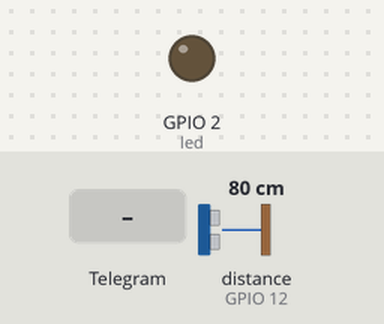
A sketch run on a simulated ESP8266 (NodeMCU). On the bench: output pins drawn as LEDs (lit = HIGH). Inputs (shaded band) come from the test bench; at power-on: distance to the obstacle (sensor on GPIO 12) 80 cm. The echo pulse lasts 58.3 µs per cm; what the sketch prints to the serial monitor is not drawn.

Above: at 6.4 s.
6.5 s: Telegram message "/lighton" received
At 7.7 s:
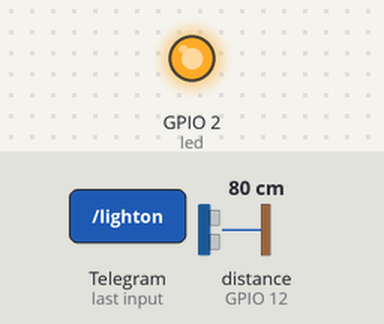
8.1 s: Telegram message "/lightoff" received
At 10.2 s:
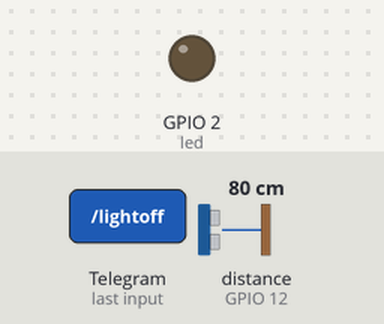
Timing chart, 0 to 11.7 s (numbered marks = the images above; inputs shaded):
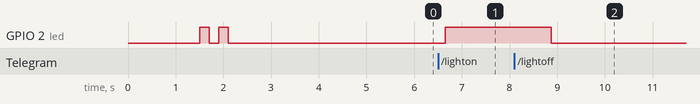

The sketch:

esp32_water_level_to_telegram.ino
```cpp
// This project will use HC-SR04 as the water level sensor to detect
// the water level. The default setting is 30cm from the land surface.
// The data will be transmit to TelegramBot by request using command /getdata
// but the alert will be send automatically.
//
// Additionally it can also turn ON and OFF the Light using /lighton and /lightoff
// Be sure to connect the ESP32 to the local WiFi signal
//
// Pin for HC-SR04 to ESP32
// Vcc  -> VIN
// Trig -> GPIO 13
// Echo -> GPIO 12
// Gnd  -> GND


#include <Arduino.h>
#include <NewPing.h>
#include <CTBot.h>


CTBot myBot;

String ssid = "mySSID";     // REPLACE mySSID WITH YOUR WIFI SSID
String pass = "myPassword"; // REPLACE myPassword YOUR WIFI PASSWORD, IF ANY
String token = "myToken";   // REPLACE myToken WITH YOUR TELEGRAM BOT TOKEN
// for group ID, find in the page and add -100 at the front group ID


uint8_t led = 2;            // the onboard ESP32 LED.

// Ultrasonic sensor pins (adjust these based on your wiring)
#define TRIGGER_PIN 13 // GPIO 13 for trigger
#define ECHO_PIN    12 // GPIO 12 for echo
#define MAX_DISTANCE 100 // Maximum distance (in centimeters) to measure

// Positioning the water level sensor
#define mintank 30          //lowest level  - 30cm tank water level from sensor
#define maxtank 0           //highest level - 0cm tank water level from sensor
#define alert_threshold 10  // Water level threshold for sending an alert

NewPing sonar(TRIGGER_PIN, ECHO_PIN, MAX_DISTANCE);

void setup() {
  // set the pin connected to the LED to act as output pin
	pinMode(led, OUTPUT);
	digitalWrite(led, LOW); // turn off the led (inverted logic!)

  Serial.begin(115200);

  Serial.println("Starting TelegramBot...");

	// connect the ESP32 to the desired access point
	myBot.wifiConnect(ssid, pass);

	// set the telegram bot token
	myBot.setTelegramToken(token);

	// check if all things are ok
	if (myBot.testConnection()) {
		Serial.println("\ntestConnection OK");
    digitalWrite(led, HIGH);
    delay(200);
    digitalWrite(led, LOW);
    delay(200);
    digitalWrite(led, HIGH);
    delay(200);
    digitalWrite(led, LOW);
  }
	else
		Serial.println("\ntestConnection NOK");

}


void loop() {
  int waterlevel = readWaterLevel();

	// a variable to store telegram message data
	TBMessage msg;

	// if there is an incoming message...
	if (CTBotMessageText == myBot.getNewMessage(msg)) {

		if (msg.text.equalsIgnoreCase("/lighton")) {              // if the received message is "LIGHT ON"...
			digitalWrite(led, HIGH);                               // turn on the LED (inverted logic!)
			myBot.sendMessage(msg.sender.id, "Light is now ON");  // notify the sender
		}
		else if (msg.text.equalsIgnoreCase("/lightoff")) {        // if the received message is "LIGHT OFF"...
			digitalWrite(led, LOW);                              // turn off the led (inverted logic!)
			myBot.sendMessage(msg.sender.id, "Light is now OFF"); // notify the sender
		}
    else if (msg.text.equalsIgnoreCase("/getdata")) {        // if the received message is "LIGHT OFF"...
			String waterlevelmessage = "Water Level: " + String(waterlevel) + " cm";
      myBot.sendMessage(msg.sender.id, waterlevelmessage);  // notify the sender
		}
		else {                                                    // otherwise...
			// generate the message for the sender
			String reply;
			reply = (String)"Welcome " + msg.sender.username + (String)". Please click Menu button below.";
			myBot.sendMessage(msg.sender.id, reply);             // and send it
		}
	}
  	// wait 1000 milliseconds
	delay(1000);


  Serial.print("Water level: ");
  Serial.print(waterlevel);
  Serial.println(" cm");

  if (readWaterLevel() < 0) {
    Serial.println("Please relocate the sensor");
    myBot.sendMessage(msg.sender.id, "Please relocate the sensor");  // notify the sender. can change with telegram group ID
  }
  else if (readWaterLevel() > alert_threshold) {
    Serial.println("Alert: Water level above normal threshold!");
    myBot.sendMessage(msg.sender.id, "Alert: Water level above normal threshold!");  // notify the sender
    String message = "Water Level: " + String(waterlevel) + " cm";
    myBot.sendMessage(msg.sender.id, message);  // notify the sender. can change with telegram group ID
  }

}


int readWaterLevel() {
  unsigned int distance = sonar.ping_cm(); // Send a ping and get the distance in centimeters
  unsigned int waterlevel = map(distance,mintank,maxtank,maxtank,mintank);

  return waterlevel;
}
```

Measured:
- after the input at 6.5 s, GPIO 2 (led): LOW → HIGH after 0.15 s
- after the input at 8.1 s, GPIO 2 (led): HIGH → LOW after 0.78 s
